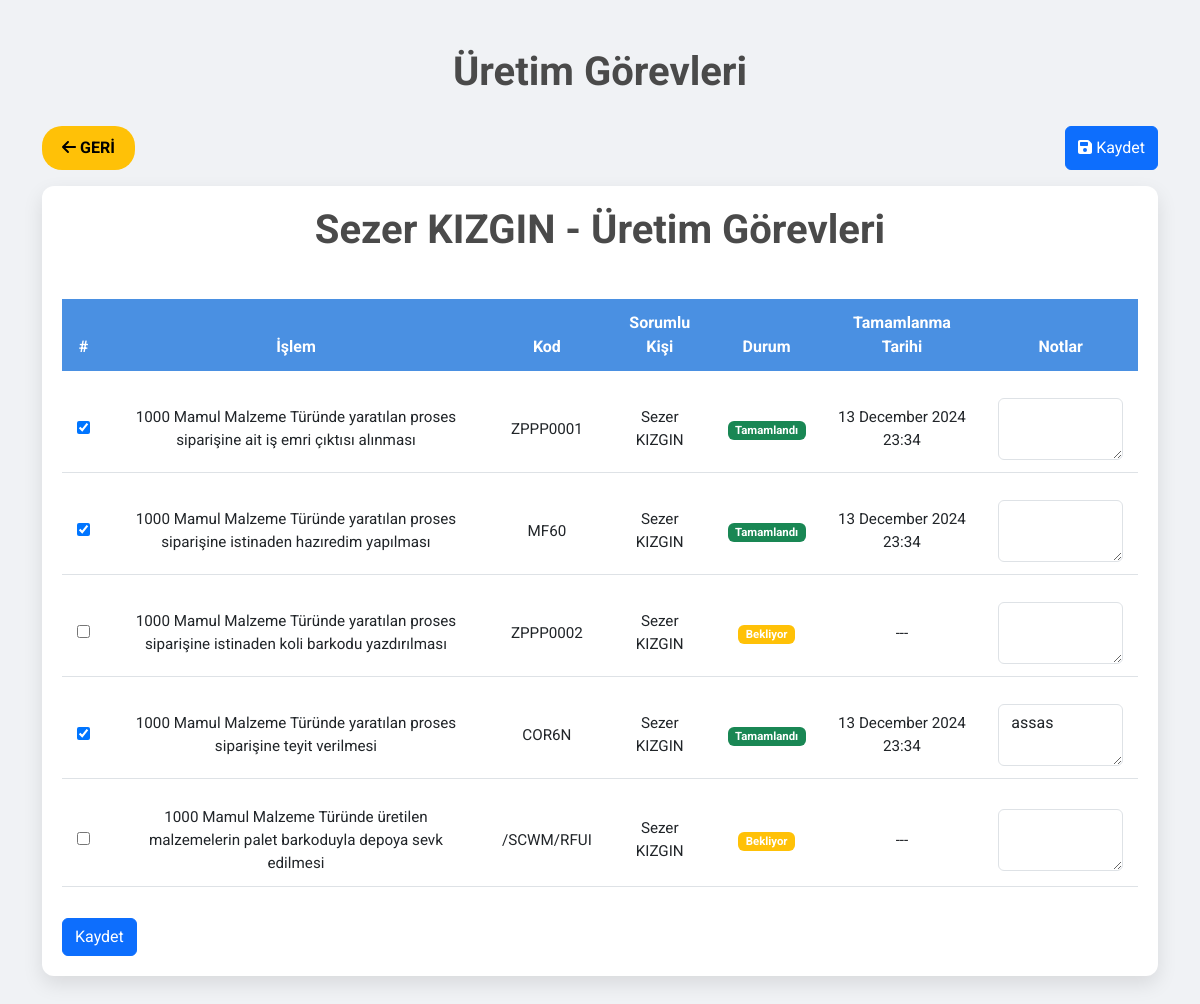
The page /department/Üretim?user=Sezer KIZGIN on the database its author committed.
### app.py (models this page shows)
class Task(db.Model):
    id = db.Column(db.Integer, primary_key=True)
    process_name = db.Column(db.String(100))
    process_code = db.Column(db.String(50))
    department = db.Column(db.String(50))
    responsible_person = db.Column(db.String(50))
    is_completed = db.Column(db.Boolean, default=False)
    notes = db.Column(db.Text)
    completion_time = db.Column(db.DateTime, nullable=True)  # Yeni sütun

### app.py (the view)
@app.route('/department/<string:department_name>')
def department_tasks(department_name):
    user_name = request.args.get('user')
    if not user_name:
        flash("Kullanıcı belirtilmedi!", "danger")
        return redirect(url_for('index'))
    department_name = unquote(department_name)
    user_name = unquote(user_name)
    tasks = Task.query.filter_by(department=department_name, responsible_person=user_name).all()
    if not tasks:
        flash(f"{user_name} için {department_name} departmanında görev bulunamadı.", "warning")
        return redirect(url_for('index'))
    total_tasks = len(tasks)
    completed_tasks = len([task for task in tasks if task.is_completed])
    completion_percentage = (completed_tasks / total_tasks * 100) if total_tasks > 0 else 0
    return render_template(
        'department_tasks.html',
        tasks=tasks,
        department_name=department_name,
        user_name=user_name,
        completion_percentage=completion_percentage
    )

### templates/department_tasks.html (shortened to what this page needs)
<!DOCTYPE html>
<html lang="tr">
<head>
    <link href="https://cdn.jsdelivr.net/npm/bootstrap@5.3.0/dist/css/bootstrap.min.css" rel="stylesheet">
    <link href="https://cdnjs.cloudflare.com/ajax/libs/font-awesome/6.4.0/css/all.min.css" rel="stylesheet">
</head>
<body>
    <div class="container my-5">
        <h1 class="text-center">{{ department_name }} Görevleri</h1>
        <div class="d-flex justify-content-between mb-3">
            <a href="/" class="btn btn-back"><i class="fas fa-arrow-left"></i> Geri</a>
            <button type="submit" form="task-form" class="btn btn-primary"><i class="fas fa-save"></i> Kaydet</button>
        </div>
        <div class="table-container">
            <h1 class="text-center">{{ user_name }} - {{ department_name }} Görevleri</h1>
<form action="/bulk_update/{{ department_name }}/{{ user_name }}" method="POST">
    <table class="table table-hover">
        <thead>
            <tr>
                <th>#</th>
                <th>İşlem</th>
                <th>Kod</th>
                <th>Sorumlu Kişi</th>
                <th>Durum</th>
                <th>Tamamlanma Tarihi</th>
                <th>Notlar</th>
            </tr>
        </thead>
        <tbody>
            {% for task in tasks %}
            <tr>
                <td>
                    <input type="checkbox" name="is_completed_{{ task.id }}" {% if task.is_completed %}checked{% endif %}>
                </td>
                <td>{{ task.process_name }}</td>
                <td>{{ task.process_code }}</td>
                <td>{{ task.responsible_person }}</td>
                <td>
                    <span class="badge {% if task.is_completed %}bg-success{% else %}bg-warning{% endif %}">
                        {% if task.is_completed %}Tamamlandı{% else %}Bekliyor{% endif %}
                    </span>
                </td>
                <td>
                    {% if task.completion_time %}
                    {{ task.completion_time.strftime('%d %B %Y %H:%M') }}
                    {% else %}
                    ---
                    {% endif %}
                </td>
                <td>
                    <textarea name="notes_{{ task.id }}" class="form-control">{{ task.notes or '' }}</textarea>
                </td>
            </tr>
            {% endfor %}
        </tbody>
    </table>
    <button type="submit" class="btn btn-primary">Kaydet</button>
</form>
        </div>
    </div>
</body>
</html>

### templates/department_tasks.html (style rules this page uses)
body { font-family: 'Roboto', sans-serif; background: #f0f2f5; color: #333; }
h1 { font-weight: 700; color: #4a4a4a; margin-bottom: 30px; }
.table-container { background: #ffffff; border-radius: 12px; padding: 20px; box-shadow: 0 8px 20px rgba(0, 0, 0, 0.1); }
.table { width: 100%; border-collapse: separate; border-spacing: 0 15px; }
.table thead th { background: #4a90e2; color: #ffffff; padding: 12px 15px; border: none; text-align: center; font-size: 1rem; }
.table tbody tr { background: #ffffff; border-radius: 8px; transition: transform 0.3s, box-shadow 0.3s; }
.table td { padding: 12px 15px; vertical-align: middle; text-align: center; font-size: 0.95rem; }
.btn-back { background: #ffc107; color: black; font-weight: bold; padding: 10px 20px; border-radius: 20px; text-transform: uppercase; transition: all 0.3s; border: none; }
.form-control { resize: vertical; min-height: 50px; }

### rows shown on the page
Task: is_completed "☑", process_name "1000 Mamul Malzeme Türünde yaratılan proses siparişine ait iş emri çıktısı alınması", process_code "ZPPP0001", responsible_person "Sezer KIZGIN", shows "Tamamlandı", completion_time "13 December 2024 23:34"
Task: is_completed "☑", process_name "1000 Mamul Malzeme Türünde yaratılan proses siparişine istinaden hazıredim yapılması", process_code "MF60", responsible_person "Sezer KIZGIN", shows "Tamamlandı", completion_time "13 December 2024 23:34"
Task: process_name "1000 Mamul Malzeme Türünde yaratılan proses siparişine istinaden koli barkodu yazdırılması", process_code "ZPPP0002", responsible_person "Sezer KIZGIN", shows "Bekliyor"
Task: is_completed "☑", process_name "1000 Mamul Malzeme Türünde yaratılan proses siparişine teyit verilmesi", process_code "COR6N", responsible_person "Sezer KIZGIN", shows "Tamamlandı", completion_time "13 December 2024 23:34", id "assas"
Task: process_name "1000 Mamul Malzeme Türünde üretilen malzemelerin palet barkoduyla depoya sevk edilmesi", process_code "/SCWM/RFUI", responsible_person "Sezer KIZGIN", shows "Bekliyor"

### other values the page prints
{{ department_name }} "Üretim"
{{ user_name }} "Sezer KIZGIN"
